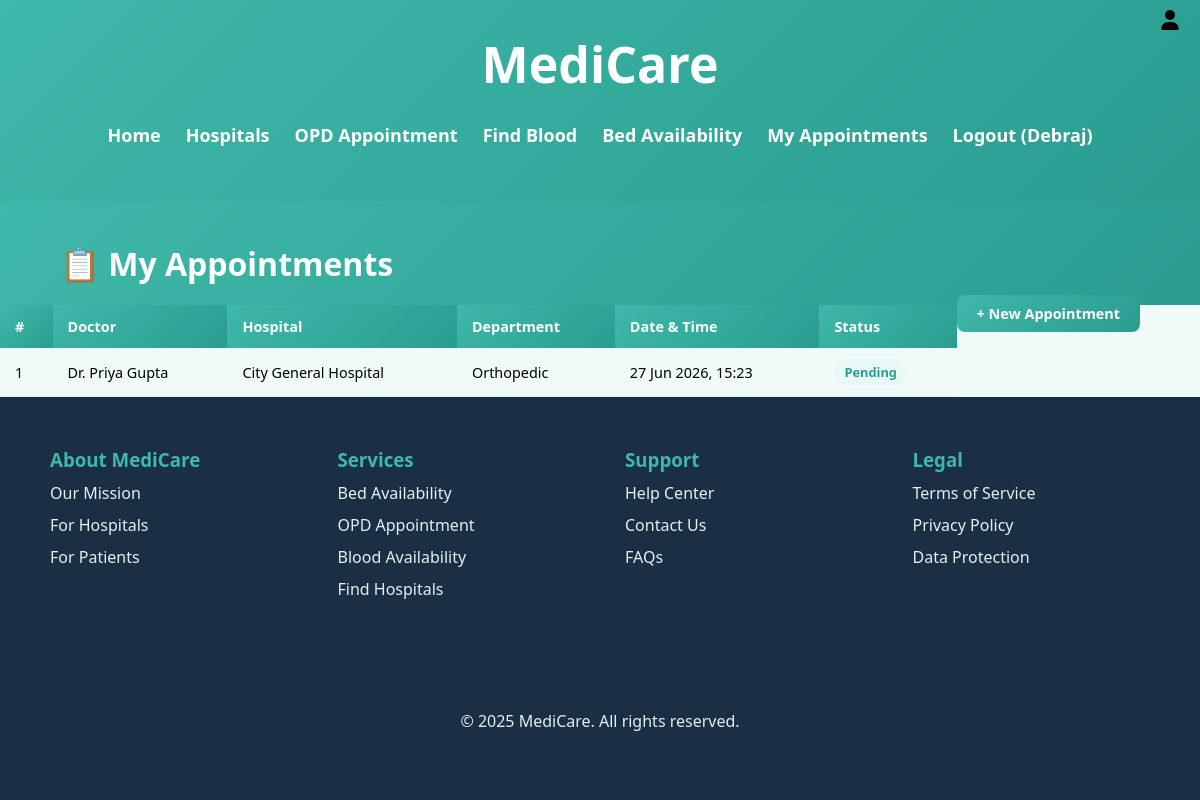
Screenshot of /appointments/my/ (signed in) with the database file from the repository.
### core/models.py (models this page shows, shortened)
class Appointment(models.Model):
    STATUS_CHOICES = [
        ('PENDING', 'Pending'),
        ('CONFIRMED', 'Confirmed'),
        ('CANCELLED', 'Cancelled'),
        ('COMPLETED', 'Completed'),
    ]
    patient = models.ForeignKey(Patient, on_delete=models.CASCADE, blank=True, null=True)
    doctor = models.ForeignKey(Doctor, on_delete=models.CASCADE, blank=True, null=True)
    slot = models.DateTimeField()
    status = models.CharField(max_length=10, choices=STATUS_CHOICES, default='PENDING')
    notes = models.TextField(blank=True, null=True)
    created_at = models.DateTimeField(auto_now_add=True, null=True)

class Doctor(models.Model):
    user = models.ForeignKey(User, on_delete=models.CASCADE)
    department = models.ForeignKey(Department, on_delete=models.CASCADE)
    opd_duration = models.PositiveIntegerField(help_text="OPD duration in minutes")
    qualification = models.CharField(max_length=100, blank=True, null=True)
    experience_years = models.PositiveIntegerField(default=0)
    def __str__(self):
        return f"Dr. {self.user.get_full_name() or self.user.username}"

class Department(models.Model):
    DEPARTMENT_CHOICES = [
        ('EMERGENCY', 'Emergency'),
        ('CHEST', 'Chest'),
        ('HEART', 'Heart'),
        ('ORTHO', 'Orthopedic'),
        ('GENERAL', 'General'),
        ('NEURO', 'Neurology'),
        ('PEDIATRIC', 'Pediatric'),
    ]
    hospital = models.ForeignKey(Hospital, on_delete=models.CASCADE)
    name = models.CharField(max_length=50, choices=DEPARTMENT_CHOICES)

class Hospital(models.Model):
    name = models.CharField(max_length=100)
    address = models.TextField(blank=True, null=True)
    phone = models.CharField(max_length=20, blank=True, null=True)
    display = models.ImageField(upload_to='hospitals/', blank=True, null=True)

### core/views.py (the view)
# urls.py: path('appointments/my/', views.my_appointments, name='my_appointments'),
@login_required(login_url='/login/')
def my_appointments(request):
    try:
        patient = Patient.objects.get(user=request.user)
        appointments = Appointment.objects.filter(patient=patient).select_related(
            'doctor__user', 'doctor__department__hospital'
        ).order_by('-slot')
    except Patient.DoesNotExist:
        appointments = []
    return render(request, 'core/my_appointments.html', {'appointments': appointments})

### core/templates/core/my_appointments.html (shortened to what this page needs)
{% extends 'core/base.html' %}
{% block content %}
<div class="page-header">
    <h1>📋 My Appointments</h1>
    <a href="{% url 'book_appointment' %}" class="btn btn-primary" style="float:right;">+ New Appointment</a>
</div>
<div class="table-wrapper">
    <table class="data-table">
        <thead>
            <tr><th>#</th><th>Doctor</th><th>Hospital</th><th>Department</th><th>Date & Time</th><th>Status</th></tr>
        </thead>
        <tbody>
            {% for appt in appointments %}
            <tr>
                <td>{{ forloop.counter }}</td>
                <td>{{ appt.doctor }}</td>
                <td>{{ appt.doctor.department.hospital.name }}</td>
                <td>{{ appt.doctor.department.get_name_display }}</td>
                <td>{{ appt.slot|date:"d M Y, H:i" }}</td>
                <td>
                    <span class="badge
                        {% if appt.status == 'CONFIRMED' %}badge-green
                        {% elif appt.status == 'CANCELLED' %}badge-red
                        {% elif appt.status == 'COMPLETED' %}badge-grey
                        {% else %}badge-blue{% endif %}">
                        {{ appt.get_status_display }}
                    </span>
                </td>
            </tr>
            {% empty %}
            <tr>
                <td colspan="6" style="text-align:center; padding:30px;">
                    You have no appointments yet. <a href="{% url 'book_appointment' %}">Book one now →</a>
                </td>
            </tr>
            {% endfor %}
        </tbody>
    </table>
</div>
{% endblock %}

### core/templates/core/base.html (shortened to what this page needs)
<!DOCTYPE html>
{% load static %}
<html lang="en">
<head>
    <link rel="stylesheet" href="{% static 'styles/style.css' %}">
    <link rel="stylesheet" href="{% static 'styles/extra.css' %}">
</head>
<body>
    <div class="heading">
        <div class="nav">
            <a href="{% url 'home' %}" style="text-decoration:none;color:white;"><h1>MediCare</h1></a>
            <a href="{% if user.is_authenticated %}{% url 'logout' %}{% else %}{% url 'login' %}{% endif %}">
                <img class="logoImg" src="{% static 'assets/login.svg' %}" alt="login" title="{% if user.is_authenticated %}Logout{% else %}Login{% endif %}">
            </a>
        </div>
        <nav>
            <ul id="sidemenu">
                <li><a href="{% url 'home' %}">Home</a></li>
                <li><a href="{% url 'hospitals' %}">Hospitals</a></li>
                <li><a href="{% url 'book_appointment' %}">OPD Appointment</a></li>
                <li><a href="{% url 'blood_search' %}">Find Blood</a></li>
                <li><a href="{% url 'bed_availability' %}">Bed Availability</a></li>
                {% if user.is_authenticated %}
                    {% if user.is_staff %}
                    <li><a href="{% url 'dashboard' %}">Dashboard</a></li>
                    {% else %}
                    <li><a href="{% url 'my_appointments' %}">My Appointments</a></li>
                    {% endif %}
                    <li><a href="{% url 'logout' %}">Logout ({{ user.first_name|default:user.username }})</a></li>
                {% else %}
                    <li><a href="{% url 'login' %}">Login</a></li>
                    <li><a href="{% url 'register' %}">Register</a></li>
                {% endif %}
            </ul>
        </nav>
    </div>
    <main>
        {% block content %}{% endblock %}
    </main>
    <footer>
        <div class="foot">
            <div class="footer-elements">
                <h3>About MediCare</h3>
                <a href="{% url 'home' %}">Our Mission</a>
                <a href="{% url 'hospitals' %}">For Hospitals</a>
                <a href="{% url 'register' %}">For Patients</a>
            </div>
            <div class="footer-elements">
                <h3>Services</h3>
                <a href="{% url 'bed_availability' %}">Bed Availability</a>
                <a href="{% url 'book_appointment' %}">OPD Appointment</a>
                <a href="{% url 'blood_search' %}">Blood Availability</a>
                <a href="{% url 'hospitals' %}">Find Hospitals</a>
            </div>
            <div class="footer-elements">
                <h3>Support</h3>
                <a href="#">Help Center</a>
                <a href="#">Contact Us</a>
                <a href="#">FAQs</a>
            </div>
            <div class="footer-elements">
                <h3>Legal</h3>
                <a href="#">Terms of Service</a>
                <a href="#">Privacy Policy</a>
                <a href="#">Data Protection</a>
            </div>
        </div>
        <div class="rights">
            <p>© 2025 MediCare. All rights reserved.</p>
        </div>
    </footer>
</body>
</html>

### static/styles/style.css (style rules this page uses)
* { padding: 0; margin: 0; font-family: 'Segoe UI', Tahoma, Geneva, Verdana, sans-serif; }
body { background-color: #f0faf8; min-width: 100%; }
.logoImg { width: 20px; height: 20px; position: absolute; right: 20px; top: 10px; transition: filter 0.1s ease-in-out; }
.nav { display: flex; justify-content: center; align-items: center; }
.heading { width: 100%; background: linear-gradient(135deg, #3eb8a8, #2a9d8f); color: white; padding: 30px 0; text-align: center; }
.heading h1 { font-size: 50px; }
nav ul { list-style: none; padding: 15px 0; margin: 10px 0; display: flex; justify-content: center; gap: 25px; }
nav ul li { display: inline; }
nav ul li a { color: white; text-decoration: none; font-size: 18px; font-weight: bold; position: relative; }
nav ul li a:after { content: ''; height: 3px; width: 0; position: absolute; background: #ffe066; left: 0; bottom: -6px; transition: 0.5s; }
footer { background: #1a2e44; }
.foot { display: grid; grid-template-columns: 1fr 1fr 1fr 1fr; background: #1a2e44; color: #e0f2ef; padding: 50px; gap: 50px; }
.footer-elements { display: flex; flex-direction: column; gap: 10px; text-decoration: none; }
.footer-elements h3 { font-weight: 900; color: #3eb8a8; }
.footer-elements a { font-weight: 200; text-decoration: none; color: #e0f2ef; }
.rights { height: 5rem; padding: 10px 0; color: #e0f2ef; display: flex; justify-content: center; background: #1a2e44; }

### static/styles/extra.css (style rules this page uses)
:root { --teal: #3eb8a8; --teal-dark: #2a9d8f; --teal-light: #e8f8f6; --navy: #1a2e44; --navy-light: #2d4a6b; --white: #ffffff; --body-bg: #f0faf8; --text: #2c3e50; --text-soft: #5a7184; --border: #e0f2ef; }
.page-header { padding: 40px 60px 20px; background: linear-gradient(135deg, #3eb8a8, #2a9d8f); border-bottom: none; }
.page-header h1 { font-size: 2rem; color: white; }
.badge { padding: 4px 10px; border-radius: 20px; font-size: 0.8rem; font-weight: 600; display: inline-block; }
.badge-blue { background: var(--teal-light); color: var(--teal-dark); }
.btn { display: inline-block; padding: 9px 20px; border-radius: 8px; font-size: 0.9rem; font-weight: 600; text-decoration: none; cursor: pointer; border: none; transition: all 0.2s; margin-top: 10px; }
.btn-primary { background: linear-gradient(135deg, var(--teal), var(--teal-dark)); color: white; }
.table-wrapper { overflow-x: auto; }
.data-table { width: 100%; border-collapse: collapse; font-size: 0.9rem; }
.data-table th { background: linear-gradient(135deg, var(--teal), var(--teal-dark)); color: white; padding: 12px 15px; text-align: left; }
.data-table td { padding: 11px 15px; border-bottom: 1px solid var(--border); }

### rows the page displays
Appointment: doctor "Dr. Priya Gupta", doctor.department.hospital.name "City General Hospital", doctor.department.name "Orthopedic", slot "27 Jun 2026, 15:23", status "Pending"

### other values shown
{{ user.first_name|default:user.username }} "Debraj"
